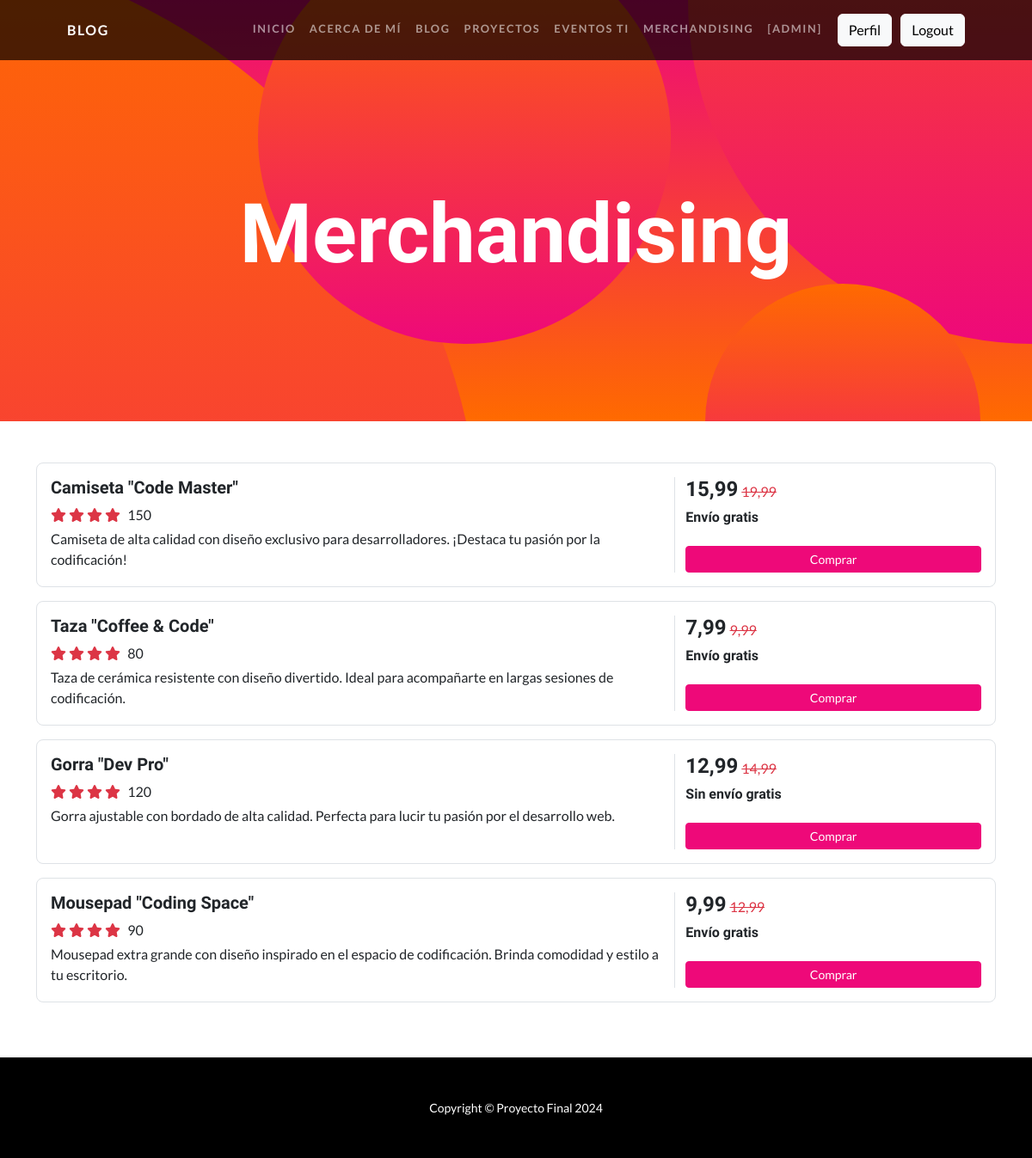
Screenshot of /merchandising/ (signed in) with the database file from the repository.
### aplicacion/models.py (models this page shows, shortened)
class Merchandising(models.Model):
    nombre = models.CharField(max_length=100)
    valoraciones = models.IntegerField()
    descripcion = models.TextField()
    precio = models.FloatField()
    descuento = models.FloatField()
    delivery = models.CharField(max_length=50)
    class Meta:
        verbose_name = "Merchandising"
        verbose_name_plural = "Merchandising"

### aplicacion/views.py (the view)
# urls.py: path('merchandising/', MerchandisingList.as_view(), name="merchandising"),
class MerchandisingList(ListView):
    model = Merchandising

### aplicacion/templates/aplicacion/merchandising_list.html (shortened to what this page needs)
{% extends "aplicacion/index.html" %}
{% block titulo %}
<h1 class="masthead-heading mb-0">Merchandising</h1>
{% endblock titulo %}
{% block contenido %}
<div>
{% for m in merchandising_list %}
    <div class="row justify-content-center mb-3">
      <div class="col-md-12 col-xl-12">
        <div class="card shadow-0 border rounded-3">
          <div class="card-body">
            <div class="row">
              <div class="col-md-8 col-lg-8 col-xl-8">
                <h5>{{ m.nombre }}</h5>
                <div class="d-flex flex-row">
                  <div class="text-danger mb-1 me-2">
                    <i class="fa fa-star"></i>
                    <i class="fa fa-star"></i>
                    <i class="fa fa-star"></i>
                    <i class="fa fa-star"></i>
                  </div>
                  <span>{{ m.valoraciones }}</span>
                </div>
                <p class="mb-4 mb-md-0">
                  {{ m.descripcion }}
                </p>
              </div>
              <div class="col-md-4 col-lg-4 col-xl-4 border-sm-start-none border-start">
                <div class="d-flex flex-row align-items-center mb-1">
                  <h4 class="mb-1 me-1">{{ m.precio }}</h4>
                  <span class="text-danger"><s>{{ m.descuento }}</s></span>
                </div>
                <h6>{{ m.delivery }}</h6>
                <div class="d-flex flex-column mt-4">
                  <button class="btn btn-primary btn-sm" type="button">Comprar</button>
                </div>
              </div>
            </div>
          </div>
        </div>
      </div>
    </div>
{% endfor %}
</div>
{% endblock contenido %}

### aplicacion/templates/aplicacion/index.html (shortened to what this page needs)
<!DOCTYPE html>
<html lang="en">
    <head>
        {% load static %}
        <link href="{% static 'css/styles.css' %}" rel="stylesheet" />
    </head>
    <body id="page-top">
        <nav class="navbar navbar-expand-lg navbar-dark navbar-custom fixed-top">
            <div class="container px-5">
                <a class="navbar-brand" href="/">Blog</a>
                <div class="collapse navbar-collapse" id="navbarResponsive">
                    <ul class="navbar-nav ms-auto">
                        <li class="nav-item"><a class="nav-link" href="/">Inicio</a></li>
                        <li class="nav-item"><a class="nav-link" href="{% url 'acerca' %}">Acerca de mí </a></li>
                        {% if user.is_authenticated %}
                        <li class="nav-item"><a class="nav-link" href="{% url 'blog_admin' %}">Blog</a></li>
                        <li class="nav-item"><a class="nav-link" href="{% url 'proyectos_admin' %}">Proyectos</a></li>
                        <li class="nav-item"><a class="nav-link" href="{% url 'eventos_admin' %}">Eventos TI</a></li>
                        <li class="nav-item"><a class="nav-link" href="{% url 'merchandising_admin' %}">Merchandising</a></li>
                        <li class="nav-item"><a class="nav-link">[{{user.username}}]</a></li>
                        <li class="nav-item"></li>
                        <li class="nav-item"><a class="btn btn-light" href="{% url 'perfil' %}">Perfil</a></li>
                        <li class="nav-item"></li>
                        <li class="nav-item"><a class="btn btn-light" href="{% url 'logout' %}">Logout</a></li>
                        {% endif %}
                    </ul>
                </div>
            </div>
        </nav>
        <header class="masthead text-center text-white">
            <div class="masthead-content">
                <div class="container px-5">
                    {% block titulo %}{% endblock titulo %}
                </div>
            </div>
            <div class="bg-circle-1 bg-circle"></div>
            <div class="bg-circle-2 bg-circle"></div>
            <div class="bg-circle-3 bg-circle"></div>
            <div class="bg-circle-4 bg-circle"></div>
        </header>
        <div class="container py-5">
            {% block contenido %}{% endblock contenido %}
        </div>
        <footer class="py-5 bg-black">
            <div class="container px-5"><p class="m-0 text-center text-white small">Copyright &copy; Proyecto Final 2024</p></div>
        </footer>
    </body>
</html>

### rows the page displays
Merchandising: nombre "Camiseta \"Code Master\"", valoraciones "150", descripcion "Camiseta de alta calidad con diseño exclusivo para desarrolladores. ¡Destaca tu pasión por la codificación!", precio "15,99", descuento "19,99", delivery "Envío gratis"
Merchandising: nombre "Taza \"Coffee & Code\"", valoraciones "80", descripcion "Taza de cerámica resistente con diseño divertido. Ideal para acompañarte en largas sesiones de codificación.", precio "7,99", descuento "9,99", delivery "Envío gratis"
Merchandising: nombre "Gorra \"Dev Pro\"", valoraciones "120", descripcion "Gorra ajustable con bordado de alta calidad. Perfecta para lucir tu pasión por el desarrollo web.", precio "12,99", descuento "14,99", delivery "Sin envío gratis"
Merchandising: nombre "Mousepad \"Coding Space\"", valoraciones "90", descripcion "Mousepad extra grande con diseño inspirado en el espacio de codificación. Brinda comodidad y estilo a tu escritorio.", precio "9,99", descuento "12,99", delivery "Envío gratis"

### other values shown
{{ user.username }} "ADMIN"
